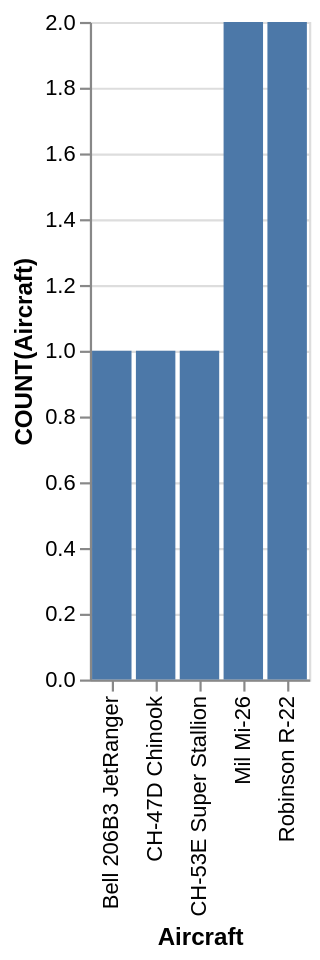

Source (Vega-Lite JSON):
### Vega-Lite specification from a JSON file in a GitHub repository (floating-point values rounded to 4 significant figures)
{"data": {"values": [{"x_data": "Bell 206B3 JetRanger", "y_data": 1}, {"x_data": "CH-47D Chinook", "y_data": 1}, {"x_data": "CH-53E Super Stallion", "y_data": 1}, {"x_data": "Mil Mi-26", "y_data": 2}, {"x_data": "Robinson R-22", "y_data": 2}]}, "mark": "bar", "encoding": {"x": {"field": "x_data", "type": "nominal", "title": "Aircraft", "sort": "ascending"}, "y": {"field": "y_data", "type": "quantitative", "title": "COUNT(Aircraft)"}}}
